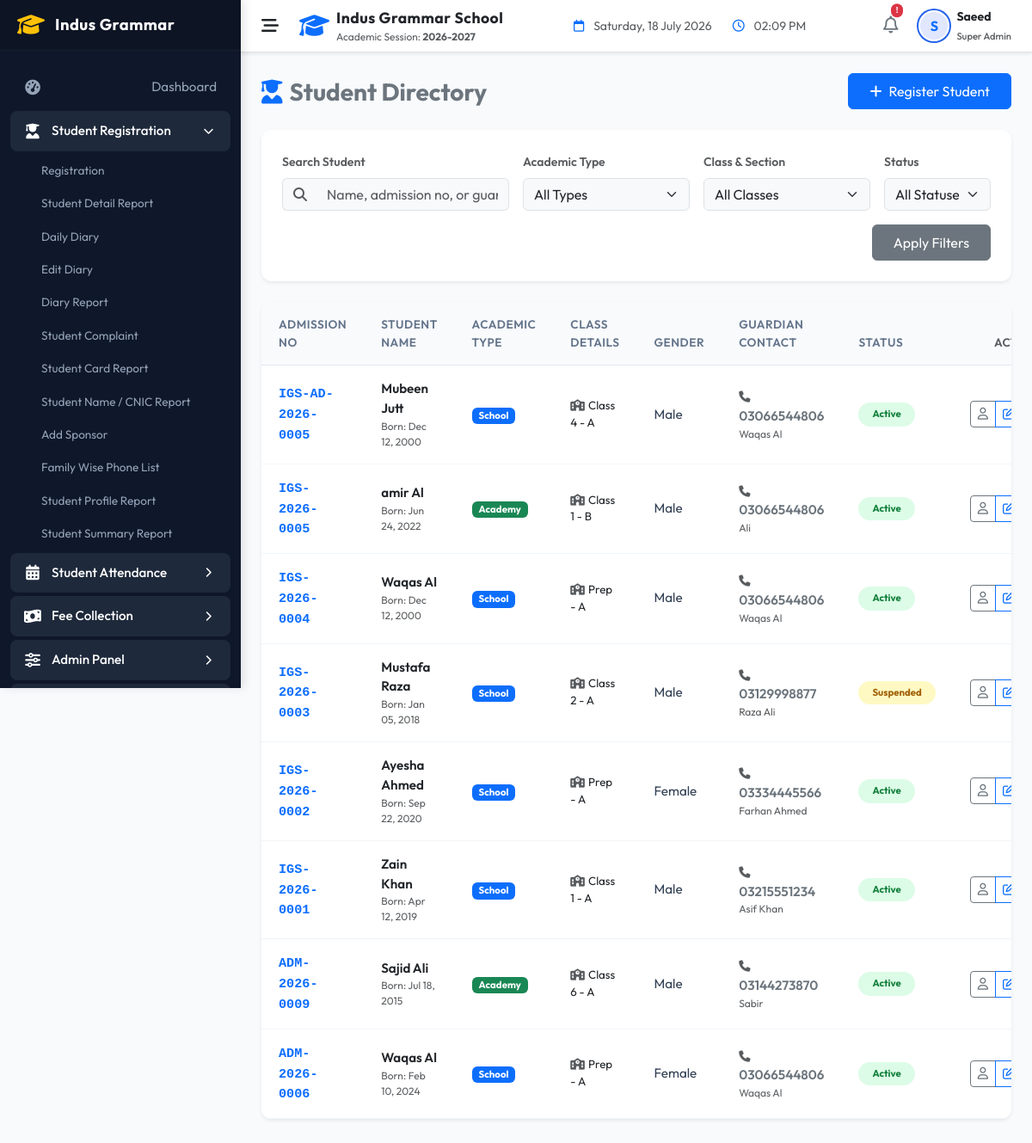
Page /indus-grammar-school-erp/modules/students/list.php (signed in) on the earlier database version.
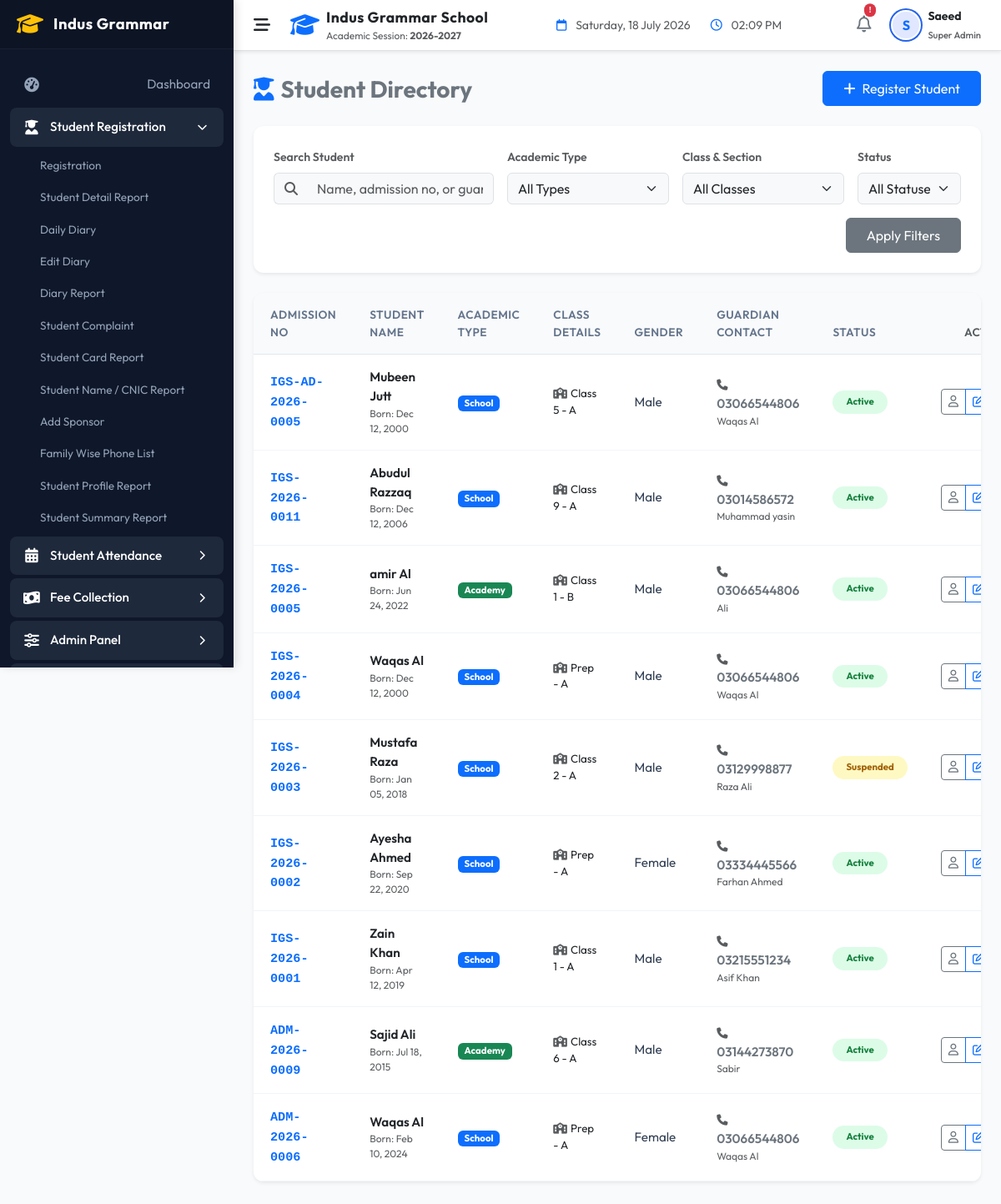
Same page on the later database version.
### tables this page shows
CREATE TABLE `students` (
  `id` int NOT NULL AUTO_INCREMENT,
  `admission_no` varchar(30) NOT NULL,
  `first_name` varchar(50) NOT NULL,
  `last_name` varchar(50) NOT NULL,
  `gender` enum('Male','Female','Other') NOT NULL,
  `date_of_birth` date NOT NULL,
  `enrollment_date` date NOT NULL,
  `class_id` int DEFAULT NULL,
  `status` enum('Active','Inactive','Suspended') DEFAULT 'Active',
  `guardian_name` varchar(100) NOT NULL,
  `guardian_phone` varchar(20) NOT NULL,
  `guardian_email` varchar(100) DEFAULT NULL,
  `address` text NOT NULL,
  `created_at` timestamp NULL DEFAULT CURRENT_TIMESTAMP,
  `updated_at` timestamp NULL DEFAULT CURRENT_TIMESTAMP ON UPDATE CURRENT_TIMESTAMP,
  `academic_type` varchar(50) NOT NULL DEFAULT 'School',
  `school_class` varchar(100) DEFAULT NULL,
  `school_section` varchar(50) DEFAULT NULL,
  `academy_program` varchar(100) DEFAULT NULL,
  `academy_batch` varchar(100) DEFAULT NULL,
  PRIMARY KEY (`id`),
  UNIQUE KEY `admission_no` (`admission_no`),
  KEY `idx_students_class` (`class_id`),
  KEY `idx_students_status` (`status`),
  KEY `idx_students_name` (`first_name`,`last_name`),
  CONSTRAINT `students_ibfk_1` FOREIGN KEY (`class_id`) REFERENCES `classes` (`id`)
);

CREATE TABLE `classes` (
  `id` int NOT NULL AUTO_INCREMENT,
  `class_name` varchar(50) NOT NULL,
  `section` varchar(10) NOT NULL,
  `created_at` timestamp NULL DEFAULT CURRENT_TIMESTAMP,
  PRIMARY KEY (`id`),
  UNIQUE KEY `idx_class_section` (`class_name`,`section`)
);

### indus-grammar-school-erp/models/Student.php (called while the page is built, shortened)
<?php
class Student {
    public static function all(array $filters = [], int $limit = 10, int $offset = 0): array {
        try {
            $db = Database::getConnection();
            $sql = "SELECT s.*, c.class_name, c.section
                    FROM students s
                    LEFT JOIN classes c ON s.class_id = c.id
                    WHERE 1=1";
            $params = [];
            $sql .= " ORDER BY s.admission_no DESC LIMIT :limit OFFSET :offset";
            $stmt = $db->prepare($sql);
            $stmt->bindValue('limit', $limit, PDO::PARAM_INT);
            $stmt->bindValue('offset', $offset, PDO::PARAM_INT);
            $stmt->execute();
            return $stmt->fetchAll();
        } catch (PDOException $e) {
            error_log("Student::all error: " . $e->getMessage());
            return [];
        }
    }
}

### indus-grammar-school-erp/helpers/helpers.php (called while the page is built, shortened)
<?php
function sanitize($data) {
    if (is_array($data)) {
        foreach ($data as $key => $value) {
            $data[$key] = sanitize($value);
        }
    } else {
        $data = trim($data);
        $data = stripslashes($data);
        $data = htmlspecialchars($data, ENT_QUOTES, 'UTF-8');
    }
    return $data;
}
function hasPermission(string $permissionCode): bool {
    if (($_SESSION['role_code'] ?? '') === ROLE_SUPER_ADMIN) {
        return true;
    }
    $permissions = $_SESSION['permissions'] ?? [];
    return in_array($permissionCode, $permissions);
}

### indus-grammar-school-erp/modules/students/list.php (the view, shortened to what the changed rows need)
<?php
include_once __DIR__ . '/../../includes/header.php';
$filters = [
    'class_id' => isset($_GET['class_id']) ? (int)$_GET['class_id'] : null,
    'status' => isset($_GET['status']) ? sanitize($_GET['status']) : null,
    'search' => isset($_GET['search']) ? sanitize($_GET['search']) : null,
    'academic_type' => isset($_GET['academic_type']) ? sanitize($_GET['academic_type']) : null
];
$limit = 10;
$page = isset($_GET['page']) ? (int)$_GET['page'] : 1;
$offset = ($page - 1) * $limit;
$students = Student::all($filters, $limit, $offset);
?>
<div class="custom-table-card shadow-sm border-0 mb-4">
    <div class="table-responsive">
        <table class="table custom-table table-hover align-middle">
            <thead>
                <tr>
                    <th>Admission No</th>
                    <th>Student Name</th>
                    <th>Academic Type</th>
                    <th>Class Details</th>
                    <th>Gender</th>
                    <th>Guardian Contact</th>
                    <th>Status</th>
                    <th class="text-end text-muted d-print-none">Actions</th>
                </tr>
            </thead>
            <tbody>
                <?php if (empty($students)): ?>
                    <tr>
                        <td colspan="8" class="text-center py-5">
                            <div class="text-muted">
                                <i class="fa-solid fa-users-slash d-block fs-1 mb-3 text-secondary opacity-50"></i>
                                <h5>No Students Found</h5>
                                <p class="small mb-0">Try clearing filters or register a new student record to begin.</p>
                            </div>
                        </td>
                    </tr>
                <?php else: ?>
                    <?php foreach ($students as $student): ?>
                        <tr>
                            <td><strong class="text-primary font-monospace"><?php echo sanitize($student['admission_no']); ?></strong></td>
                            <td>
                                <div class="fw-semibold text-dark"><?php echo sanitize($student['first_name'] . ' ' . $student['last_name']); ?></div>
                                <div class="text-muted small" style="font-size: 0.75rem;">Born: <?php echo date('M d, Y', strtotime($student['date_of_birth'])); ?></div>
                            </td>
                            <td>
                                <?php
                                $type = $student['academic_type'] ?? 'School';
                                $typeBadge = 'bg-primary';
                                if ($type === 'Academy') $typeBadge = 'bg-success';
                                ?>
                                <span class="badge <?php echo $typeBadge; ?> px-2 py-1 rounded"><?php echo sanitize($type); ?></span>
                            </td>
                            <td>
                                <div class="text-dark small"><i class="fa-solid fa-school me-1 text-muted"></i><?php echo sanitize(($student['class_name'] ?? $student['school_class'] ?? '-') . ' - ' . ($student['section'] ?? $student['school_section'] ?? 'A')); ?></div>
                            </td>
                            <td><?php echo sanitize($student['gender']); ?></td>
                            <td>
                                <div class="fw-semibold text-secondary"><i class="fa-solid fa-phone me-2 text-muted small"></i><?php echo sanitize($student['guardian_phone']); ?></div>
                                <div class="text-muted small" style="font-size: 0.75rem;"><?php echo sanitize($student['guardian_name']); ?></div>
                            </td>
                            <td>
                                <?php
                                $status = $student['status'];
                                $badgeClass = 'badge-soft-success';
                                if ($status === 'Inactive') {
                                    $badgeClass = 'bg-light text-secondary border';
                                } elseif ($status === 'Suspended') {
                                    $badgeClass = 'badge-soft-warning';
                                }
                                ?>
                                <span class="badge <?php echo $badgeClass; ?> px-3 py-2 rounded-pill"><?php echo $status; ?></span>
                            </td>
                            <td class="text-end d-print-none">
                                <div class="btn-group">
                                    <a href="profile_report.php?id=<?php echo $student['id']; ?>" class="btn btn-outline-secondary btn-sm" title="View Profile">
                                        <i class="fa-regular fa-user"></i>
                                    </a>
                                    <?php if (hasPermission('student_edit')): ?>
                                        <a href="registration.php?id=<?php echo $student['id']; ?>" class="btn btn-outline-primary btn-sm" title="Edit Student">
                                            <i class="fa-regular fa-pen-to-square"></i>
                                        </a>
                                    <?php endif; ?>
                                </div>
                            </td>
                        </tr>
                    <?php endforeach; ?>
                <?php endif; ?>
            </tbody>
        </table>
    </div>
</div>
<?php
include_once __DIR__ . '/../../includes/footer.php';
?>

Differences in the rows shown:
changed students "Mubeen Jutt": class.section "Class 4 - A" → "Class 5 - A"
added students: admission_no "IGS-2026-0011", first_name+last_name "Abudul Razzaq", date_of_birth "Dec 12, 2006", academic_type "School", class.section "Class 9 - A", gender "Male", guardian_phone "03014586572", guardian_name "Muhammad yasin", status "Active"
